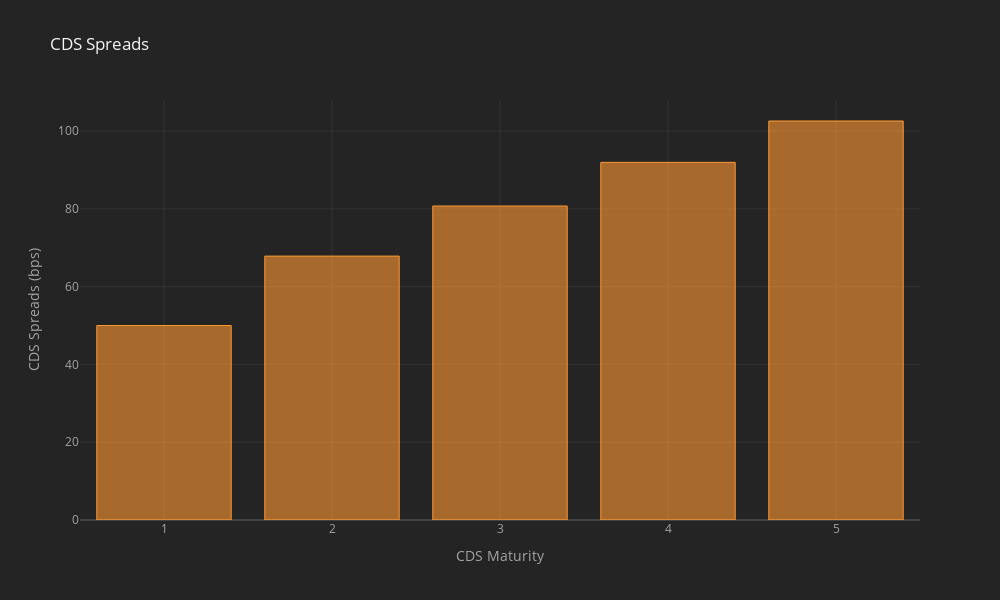

The cell this chart's notebook holds for it:
### Code cell
# input data
maturity = np.arange(6)
discountfactor = [0, 0.97, 0.94, 0.92, 0.89, 0.86]
cds_spread = [0, 50, 77, 94, 109.5, 125]
recovery = 0.40

# call CDS-spread calculater
get_cds_spread(maturity, discountfactor, sp.Survival, recovery, is_plot=True)

### Figure 1 — Plotly figure (JSON) as saved in the notebook; plotly's stock layout.template omitted (floating-point values rounded to 4 significant figures)
{"data": [{"marker": {"color": "rgba(255, 153, 51, 0.6)", "line": {"color": "rgba(255, 153, 51, 1.0)", "width": 1}}, "name": "Spread", "orientation": "v", "text": "", "type": "bar", "x": [1, 2, 3, 4, 5], "y": [50.0, 67.85, 80.73, 91.96, 102.6]}], "layout": {"height": 600, "legend": {"bgcolor": "#242424", "font": {"color": "#F4F4F4"}}, "paper_bgcolor": "#242424", "plot_bgcolor": "#242424", "title": {"font": {"color": "#F4F4F4"}, "text": "CDS Spreads"}, "width": 1000, "xaxis": {"gridcolor": "#343434", "showgrid": true, "tickfont": {"color": "#A4A4A4"}, "title": {"font": {"color": "#A4A4A4"}, "text": "CDS Maturity"}, "zerolinecolor": "#444444"}, "yaxis": {"gridcolor": "#343434", "showgrid": true, "tickfont": {"color": "#A4A4A4"}, "title": {"font": {"color": "#A4A4A4"}, "text": "CDS Spreads (bps)"}, "zerolinecolor": "#444444"}}}
